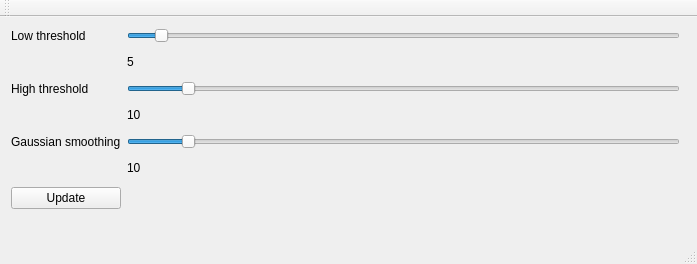
<?xml version="1.0" encoding="UTF-8"?>
<ui version="4.0">
 <class>MainWindow</class>
 <widget class="QMainWindow" name="MainWindow">
  <property name="geometry">
   <rect>
    <x>0</x>
    <y>0</y>
    <width>697</width>
    <height>264</height>
   </rect>
  </property>
  <property name="windowTitle">
   <string>Canny</string>
  </property>
  <widget class="QWidget" name="centralWidget">
   <widget class="QWidget" name="gridLayoutWidget">
    <property name="geometry">
     <rect>
      <x>0</x>
      <y>0</y>
      <width>691</width>
      <height>203</height>
     </rect>
    </property>
    <layout class="QGridLayout" name="gridLayout">
     <item row="0" column="0">
      <widget class="QLabel" name="label_2">
       <property name="text">
        <string>Low threshold</string>
       </property>
      </widget>
     </item>
     <item row="2" column="0">
      <widget class="QLabel" name="label">
       <property name="text">
        <string>High threshold</string>
       </property>
      </widget>
     </item>
     <item row="4" column="0">
      <widget class="QLabel" name="label_3">
       <property name="text">
        <string>Gaussian smoothing</string>
       </property>
      </widget>
     </item>
     <item row="2" column="1">
      <widget class="QSlider" name="hsHigh">
       <property name="value">
        <number>10</number>
       </property>
       <property name="orientation">
        <enum>Qt::Horizontal</enum>
       </property>
      </widget>
     </item>
     <item row="4" column="1">
      <widget class="QSlider" name="hsVar">
       <property name="value">
        <number>10</number>
       </property>
       <property name="orientation">
        <enum>Qt::Horizontal</enum>
       </property>
      </widget>
     </item>
     <item row="6" column="0">
      <widget class="QPushButton" name="pbUpdate">
       <property name="text">
        <string>Update</string>
       </property>
      </widget>
     </item>
     <item row="0" column="1">
      <widget class="QSlider" name="hsLow">
       <property name="value">
        <number>5</number>
       </property>
       <property name="orientation">
        <enum>Qt::Horizontal</enum>
       </property>
      </widget>
     </item>
     <item row="1" column="1">
      <widget class="QLabel" name="lbLowTh">
       <property name="text">
        <string>5</string>
       </property>
      </widget>
     </item>
     <item row="3" column="1">
      <widget class="QLabel" name="lbHighTh">
       <property name="text">
        <string>10</string>
       </property>
      </widget>
     </item>
     <item row="5" column="1">
      <widget class="QLabel" name="lbVar">
       <property name="text">
        <string>10</string>
       </property>
      </widget>
     </item>
    </layout>
   </widget>
  </widget>
  <widget class="QMenuBar" name="menuBar">
   <property name="geometry">
    <rect>
     <x>0</x>
     <y>0</y>
     <width>697</width>
     <height>25</height>
    </rect>
   </property>
  </widget>
  <widget class="QToolBar" name="mainToolBar">
   <attribute name="toolBarArea">
    <enum>TopToolBarArea</enum>
   </attribute>
   <attribute name="toolBarBreak">
    <bool>false</bool>
   </attribute>
  </widget>
  <widget class="QStatusBar" name="statusBar"/>
 </widget>
 <layoutdefault spacing="6" margin="11"/>
 <resources/>
 <connections/>
</ui>
